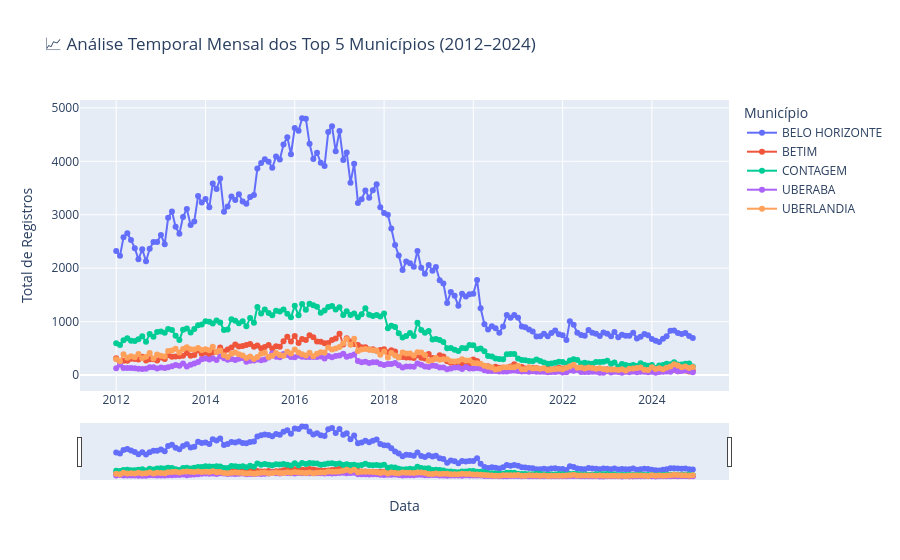

The code cell stored with this chart in its notebook:
### Markdown cell above
### 2.4. Análise temporal mensal para os ranking 5 municípios com mais registros:

### Code cell
query_mensal = '''
SELECT municipio, ano, mes, SUM(registros) AS total_registros
FROM crimes
GROUP BY municipio, ano, mes
ORDER BY municipio, ano, mes
'''

df_mensal = pd.read_sql_query(query_mensal, conn_crimes)

# Selecionar os top 5 municípios por soma total de registros
top5_mun = df_mensal.groupby('municipio')['total_registros'].sum().nlargest(5).index.tolist()
df_mensal_top5 = df_mensal[df_mensal['municipio'].isin(top5_mun)].copy()

# Criar coluna 'data' para linha temporal
df_mensal_top5['data'] = pd.to_datetime(df_mensal_top5['ano'].astype(str) + '-' + df_mensal_top5['mes'].astype(str).str.zfill(2) + '-01')

# Ordenar para visualização consistente
df_mensal_top5 = df_mensal_top5.sort_values(['municipio', 'data'])

# Plot
import plotly.express as px

fig = px.line(
    df_mensal_top5,
    x='data',
    y='total_registros',
    color='municipio',
    markers=True,
    title='📈 Análise Temporal Mensal dos Top 5 Municípios (2012–2024)',
    labels={'data': 'Data', 'total_registros': 'Total de Registros', 'municipio': 'Município'},
    hover_data={'municipio': True, 'data': True, 'total_registros': True}
)

fig.update_layout(
    hovermode='x unified',
    xaxis=dict(rangeslider_visible=True),
    legend_title_text='Município'
)

fig.show()

### Figure 1 — Plotly figure (JSON) as saved in the notebook; plotly's stock layout.template omitted (floating-point values rounded to 4 significant figures; data arrays with more than 128 entries replaced by an {"elided": "..."} marker saying what was removed)
{"data": [{"customdata": {"elided": "156x1 str values"}, "hovertemplate": "Município=%{customdata[0]}<br>Data=%{x}<br>Total de Registros=%{y}<extra></extra>", "legendgroup": "BELO HORIZONTE", "line": {"color": "#636efa", "dash": "solid"}, "marker": {"symbol": "circle"}, "mode": "lines+markers", "name": "BELO HORIZONTE", "orientation": "v", "showlegend": true, "type": "scatter", "x": {"elided": "156 str values"}, "xaxis": "x", "y": {"elided": "156 int values"}, "yaxis": "y"}, {"customdata": {"elided": "156x1 str values"}, "hovertemplate": "Município=%{customdata[0]}<br>Data=%{x}<br>Total de Registros=%{y}<extra></extra>", "legendgroup": "BETIM", "line": {"color": "#EF553B", "dash": "solid"}, "marker": {"symbol": "circle"}, "mode": "lines+markers", "name": "BETIM", "orientation": "v", "showlegend": true, "type": "scatter", "x": {"elided": "156 str values"}, "xaxis": "x", "y": {"elided": "156 int values"}, "yaxis": "y"}, {"customdata": {"elided": "156x1 str values"}, "hovertemplate": "Município=%{customdata[0]}<br>Data=%{x}<br>Total de Registros=%{y}<extra></extra>", "legendgroup": "CONTAGEM", "line": {"color": "#00cc96", "dash": "solid"}, "marker": {"symbol": "circle"}, "mode": "lines+markers", "name": "CONTAGEM", "orientation": "v", "showlegend": true, "type": "scatter", "x": {"elided": "156 str values"}, "xaxis": "x", "y": {"elided": "156 int values"}, "yaxis": "y"}, {"customdata": {"elided": "156x1 str values"}, "hovertemplate": "Município=%{customdata[0]}<br>Data=%{x}<br>Total de Registros=%{y}<extra></extra>", "legendgroup": "UBERABA", "line": {"color": "#ab63fa", "dash": "solid"}, "marker": {"symbol": "circle"}, "mode": "lines+markers", "name": "UBERABA", "orientation": "v", "showlegend": true, "type": "scatter", "x": {"elided": "156 str values"}, "xaxis": "x", "y": {"elided": "156 int values"}, "yaxis": "y"}, {"customdata": {"elided": "156x1 str values"}, "hovertemplate": "Município=%{customdata[0]}<br>Data=%{x}<br>Total de Registros=%{y}<extra></extra>", "legendgroup": "UBERLANDIA", "line": {"color": "#FFA15A", "dash": "solid"}, "marker": {"symbol": "circle"}, "mode": "lines+markers", "name": "UBERLANDIA", "orientation": "v", "showlegend": true, "type": "scatter", "x": {"elided": "156 str values"}, "xaxis": "x", "y": {"elided": "156 int values"}, "yaxis": "y"}], "layout": {"hovermode": "x unified", "legend": {"title": {"text": "Município"}, "tracegroupgap": 0}, "title": {"text": "📈 Análise Temporal Mensal dos Top 5 Municípios (2012–2024)"}, "xaxis": {"anchor": "y", "domain": [0, 1], "rangeslider": {"visible": true}, "title": {"text": "Data"}}, "yaxis": {"anchor": "x", "domain": [0, 1], "title": {"text": "Total de Registros"}}}}
